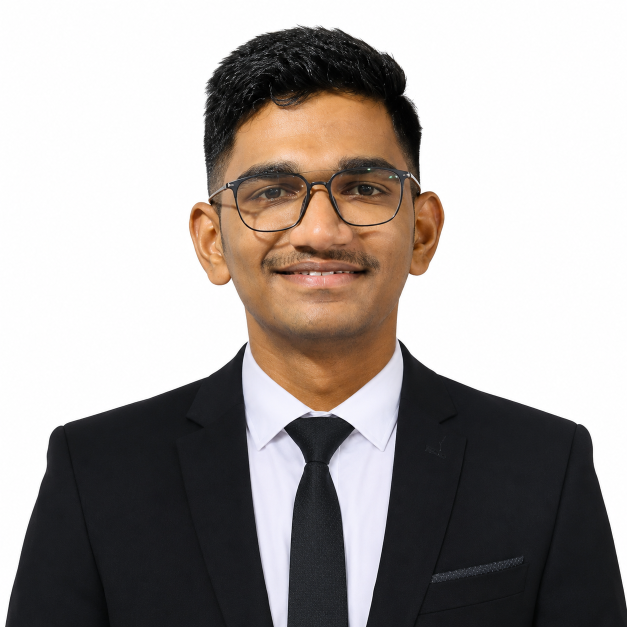
#> input picture assets/portrait-original.png, 1254 x 1254 px, found by its file name (shown at 1/2 size)
$ python process_portrait.py
#> lines starting #> are read from the running program, lines starting #| are printed output that depends on the picture; after the words box and inside, x2 and y2 are one past the last pixel; in counts of white or black regions, pixels touching at a corner belong together
from pathlib import Path

import numpy as np
from PIL import Image, ImageEnhance, ImageOps


# ---------------------------------------------------------
# Configuration
# ---------------------------------------------------------

INPUT = Path("assets/portrait-original.png")
OUTPUT = Path("output/portrait-dither.png")

WIDTH = 300
HEIGHT = 340


# ---------------------------------------------------------
# Floyd-Steinberg dithering
# ---------------------------------------------------------

def floyd_steinberg(image):
    """
    Convert a grayscale image into a black/white
    Floyd-Steinberg dithered image.
    """

    pixels = np.array(image, dtype=np.float32)

    height, width = pixels.shape

    for y in range(height):
        for x in range(width):

            old_pixel = pixels[y, x]

            # Threshold
            new_pixel = 255 if old_pixel >= 128 else 0

            pixels[y, x] = new_pixel

            error = old_pixel - new_pixel

            # Right
            if x + 1 < width:
                pixels[y, x + 1] += error * 7 / 16

            # Bottom-left
            if y + 1 < height and x > 0:
                pixels[y + 1, x - 1] += error * 3 / 16

            # Bottom
            if y + 1 < height:
                pixels[y + 1, x] += error * 5 / 16

            # Bottom-right
            if y + 1 < height and x + 1 < width:
                pixels[y + 1, x + 1] += error * 1 / 16

    pixels = np.clip(pixels, 0, 255)

    return Image.fromarray(pixels.astype(np.uint8))


# ---------------------------------------------------------
# Main processing
# ---------------------------------------------------------

def main():

    OUTPUT.parent.mkdir(parents=True, exist_ok=True)

    print("Loading portrait...")

    image = Image.open(INPUT).convert("RGB")
#> image is the input picture: PIL image 1254x1254 RGB; mean R, G, B 166.2, 159.8, 156.8

    print(f"Original size: {image.size}")
#| Original size: (1254, 1254)

    # -----------------------------------------------------
    # Crop to a portrait-oriented composition
    # -----------------------------------------------------

    # The source image is square.
    # We create a slightly taller composition centered
    # around the subject.
    crop_width = int(image.width * 0.82)
#> crop_width = 1028
    crop_height = image.height
#> crop_height = 1254

    left = (image.width - crop_width) // 2
#> left = 113
    top = 0

    image = image.crop(
        (
            left,
            top,
            left + crop_width,
            crop_height,
        )
    )
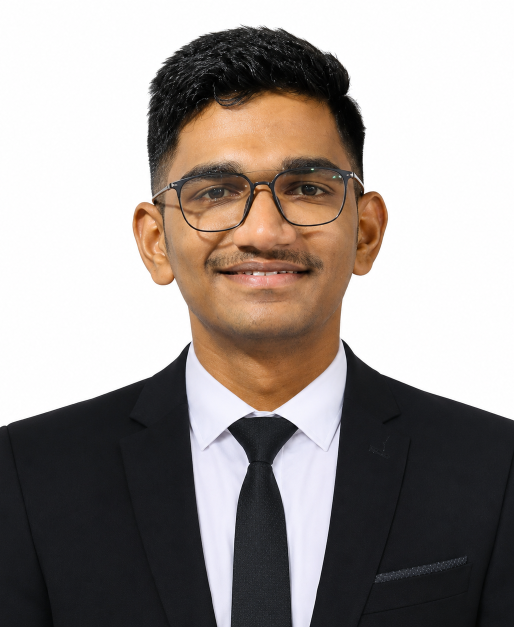
#> image: PIL image 1028x1254 RGB (shown at 1/2 size); mean R, G, B 156.3, 148.5, 144.7

    print(f"Cropped size: {image.size}")
#| Cropped size: (1028, 1254)

    # -----------------------------------------------------
    # Resize to our processing grid
    # -----------------------------------------------------

    image = image.resize(
        (WIDTH, HEIGHT),
        Image.Resampling.LANCZOS,
    )
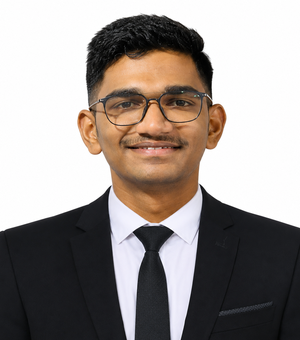
#> image: PIL image 300x340 RGB; mean R, G, B 156.3, 148.5, 144.7

    # -----------------------------------------------------
    # Grayscale
    # -----------------------------------------------------

    image = ImageOps.grayscale(image)
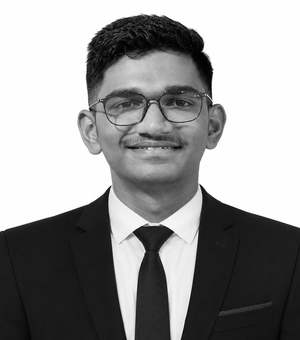
#> image: PIL image 300x340 L; min 0, max 255, mean 150.4

    # -----------------------------------------------------
    # Increase contrast
    # -----------------------------------------------------

    image = ImageEnhance.Contrast(image).enhance(1.35)
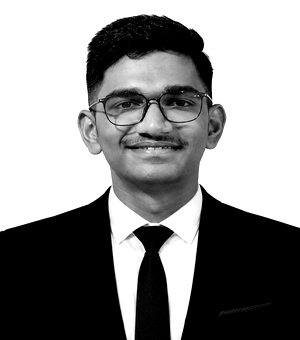
#> image: PIL image 300x340 L; min 0, max 255, mean 141.5

    # -----------------------------------------------------
    # Floyd-Steinberg dithering
    # -----------------------------------------------------

    print("Applying Floyd-Steinberg dithering...")

    dithered = floyd_steinberg(image)
#> after the loop in floyd_steinberg, `for y in range(height):`:
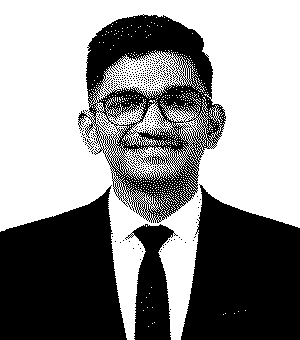
#> pixels: shape (340, 300) float32; 55.5% white; 438 black regions (434 under 20 px), largest, box (x1, y1, x2, y2) and area: (0, 185, 127, 340) 14641, (181, 184, 300, 340) 13840, (78, 14, 226, 223) 12958, (125, 224, 178, 340) 3348

    # -----------------------------------------------------
    # Save
    # -----------------------------------------------------

    dithered.save(OUTPUT)

    print()
    print("Done!")
    print(f"Output: {OUTPUT}")
    print(f"Size: {dithered.size}")
#| Size: (300, 340)


if __name__ == "__main__":
    main()
